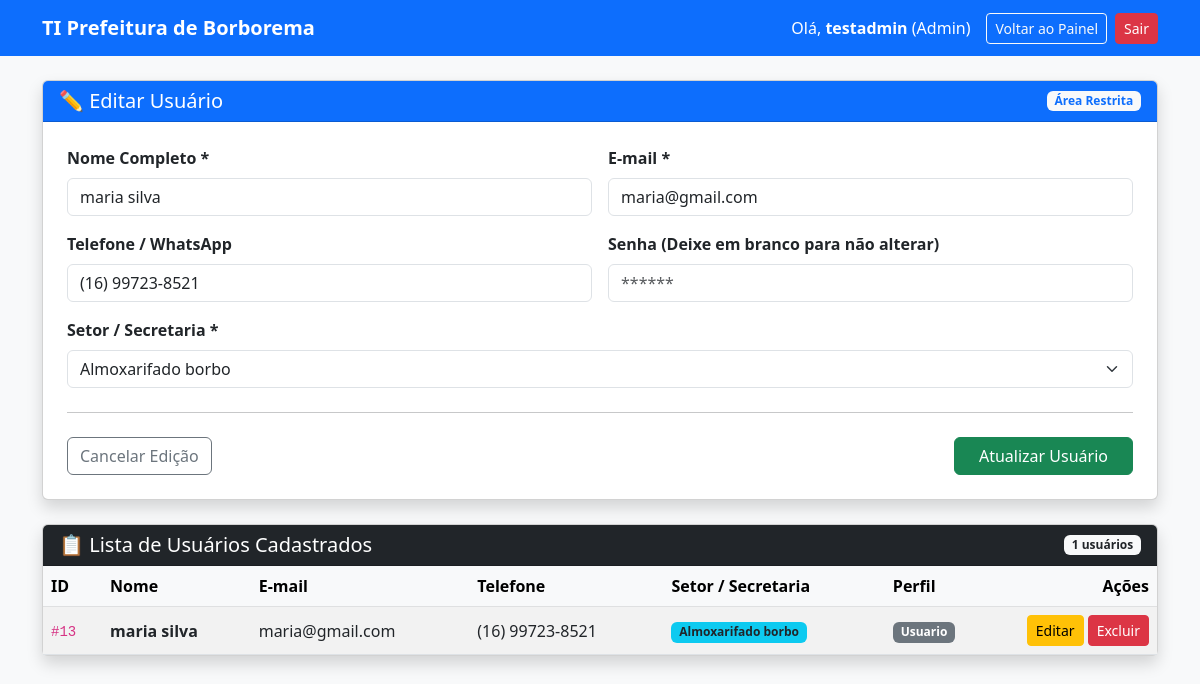
Page /suporte/cadastro_usuario.php?editar=13 (signed in) on the committed database.
### tables this page shows
CREATE TABLE `usuarios` (
  `id` int(11) NOT NULL,
  `nome` varchar(100) NOT NULL,
  `email` varchar(100) NOT NULL,
  `senha` varchar(255) NOT NULL,
  `cpf` varchar(14) DEFAULT NULL,
  `telefone` varchar(20) DEFAULT NULL,
  `perfil` enum('admin','tecnico','usuario') NOT NULL DEFAULT 'usuario',
  `setor_id` int(11) DEFAULT NULL,
  `ativo` tinyint(1) DEFAULT 1,
  `criado_em` timestamp NOT NULL DEFAULT current_timestamp(),
  `atualizado_em` timestamp NOT NULL DEFAULT current_timestamp() ON UPDATE current_timestamp()
);

CREATE TABLE `secretarias_setores` (
  `id` int(11) NOT NULL,
  `nome` varchar(100) NOT NULL,
  `sigla` varchar(20) NOT NULL,
  `ativo` tinyint(1) DEFAULT 1,
  `criado_em` timestamp NOT NULL DEFAULT current_timestamp()
);

### suporte/cadastro_usuario.php (the view, shortened to what this page needs)
<?php
require_once __DIR__ . '/../config/conexao.php';
$idEdicao       = null;
$nomeEdicao     = '';
$emailEdicao    = '';
$telefoneEdicao = '';
$setorEdicao    = '';
if (isset($_GET['editar'])) {
    $idEdicao = intval($_GET['editar']);
    $stmtEdit = $pdo->prepare("SELECT * FROM usuarios WHERE id = :id");
    $stmtEdit->execute(['id' => $idEdicao]);
    $userEdit = $stmtEdit->fetch(PDO::FETCH_ASSOC);
    if ($userEdit) {
        $nomeEdicao     = $userEdit['nome'];
        $emailEdicao    = $userEdit['email'];
        $telefoneEdicao = $userEdit['telefone'];
        $setorEdicao    = $userEdit['setor_id'];
    }
}
try {
    $stmtSetores = $pdo->query("SELECT id, nome FROM secretarias_setores ORDER BY nome ASC");
    $setores = $stmtSetores->fetchAll(PDO::FETCH_ASSOC);
            $sqlUsuarios = "SELECT u.id, u.nome, u.email, u.telefone, u.perfil, s.nome AS setor_nome
                FROM usuarios u
                LEFT JOIN secretarias_setores s ON u.setor_id = s.id
                WHERE u.id != 1
                ORDER BY u.id DESC";
                $stmtUsuarios = $pdo->query($sqlUsuarios);
                $usuarios = $stmtUsuarios->fetchAll(PDO::FETCH_ASSOC);
} catch (PDOException $e) {
    $setores = [];
    $usuarios = [];
}
?>
<!DOCTYPE html>
<html lang="pt-BR">
<head>
    <link href="https://cdn.jsdelivr.net/npm/bootstrap@5.3.0/dist/css/bootstrap.min.css" rel="stylesheet">
</head>
<body class="bg-light">
    <nav class="navbar navbar-expand-lg navbar-dark bg-primary mb-4">
        <div class="container">
            <a class="navbar-brand fw-bold" href="/helpdesk_prefeitura/account/painel.php">TI Prefeitura de Borborema</a>
            <div class="d-flex align-items-center text-white">
                <span class="me-3">Olá, <strong><?= htmlspecialchars($_SESSION['usuario_nome']) ?></strong> (<?= ucfirst($_SESSION['usuario_perfil']) ?>)</span>
                <a href="/helpdesk_prefeitura/account/painel.php" class="btn btn-outline-light btn-sm me-2">Voltar ao Painel</a>
                <a href="/helpdesk_prefeitura/account/logout.php" class="btn btn-danger btn-sm">Sair</a>
            </div>
        </div>
    </nav>
    <div class="container mb-5">
        <div class="card shadow mb-4">
            <div class="card-header bg-primary text-white d-flex justify-content-between align-items-center">
                <h5 class="mb-0"><?= $idEdicao ? '✏️ Editar Usuário' : '👤 Cadastrar Novo Usuário / Servidor' ?></h5>
                <span class="badge bg-light text-primary">Área Restrita</span>
            </div>
            <div class="card-body p-4">
                <form action="cadastro_usuario.php" method="POST">
                    <div class="row g-3">
                        <div class="col-md-6">
                            <label for="nome" class="form-label fw-bold">Nome Completo *</label>
                            <input type="text" name="nome" id="nome" class="form-control" required placeholder="Ex: João da Silva" value="<?= htmlspecialchars($nomeEdicao) ?>">
                        </div>
                        <div class="col-md-6">
                            <label for="email" class="form-label fw-bold">E-mail *</label>
                            <input type="email" name="email" id="email" class="form-control" required placeholder="joao@borborema.sp.gov.br" value="<?= htmlspecialchars($emailEdicao) ?>">
                        </div>
                        <div class="col-md-6">
                            <label for="telefone" class="form-label fw-bold">Telefone / WhatsApp</label>
                            <input type="text" name="telefone" id="telefone" class="form-control" placeholder="(16) 99999-9999" value="<?= htmlspecialchars($telefoneEdicao) ?>">
                        </div>
                        <div class="col-md-6">
                            <label for="senha" class="form-label fw-bold">Senha <?= $idEdicao ? '(Deixe em branco para não alterar)' : '*' ?></label>
                            <input type="password" name="senha" id="senha" class="form-control" <?= $idEdicao ? '' : 'required' ?> placeholder="******">
                        </div>
                        <div class="col-md-12">
                            <label for="setor_id" class="form-label fw-bold">Setor / Secretaria *</label>
                            <select name="setor_id" id="setor_id" class="form-select" required>
                                <?php foreach ($setores as $setor): ?>
                                    <option value="<?= $setor['id'] ?>" <?= $setorEdicao == $setor['id'] ? 'selected' : '' ?>>
                                        <?= htmlspecialchars($setor['nome']) ?>
                                    </option>
                                <?php endforeach; ?>
                            </select>
                        </div>
                    </div>
                    <hr class="my-4">
                    <div class="d-flex justify-content-between">
                        <?php if ($idEdicao): ?>
                            <a href="cadastro_usuario.php" class="btn btn-outline-secondary">Cancelar Edição</a>
                        <?php else: ?>
                            <a href="/helpdesk_prefeitura/account/painel.php" class="btn btn-outline-secondary">Cancelar</a>
                        <?php endif; ?>
                        <button type="submit" class="btn btn-success px-4">
                            <?= $idEdicao ? 'Atualizar Usuário' : 'Cadastrar Usuário' ?>
                        </button>
                    </div>
                </form>
            </div>
        </div>
        <div class="card shadow">
            <div class="card-header bg-dark text-white d-flex justify-content-between align-items-center">
                <h5 class="mb-0">📋 Lista de Usuários Cadastrados</h5>
                <span class="badge bg-light text-dark"><?= count($usuarios) ?> usuários</span>
            </div>
            <div class="card-body p-0">
                <?php if (empty($usuarios)): ?>
                    <div class="p-4 text-center text-muted">Nenhum usuário cadastrado até o momento.</div>
                <?php else: ?>
                    <div class="table-responsive">
                        <table class="table table-hover table-striped mb-0 align-middle">
                            <thead class="table-light">
                                <tr>
                                    <th>ID</th>
                                    <th>Nome</th>
                                    <th>E-mail</th>
                                    <th>Telefone</th>
                                    <th>Setor / Secretaria</th>
                                    <th>Perfil</th>
                                    <th class="text-end" style="width: 160px;">Ações</th>
                                </tr>
                            </thead>
                            <tbody>
                                <?php foreach ($usuarios as $user): ?>
                                    <tr>
                                        <td><code>#<?= $user['id'] ?></code></td>
                                        <td><strong><?= htmlspecialchars($user['nome']) ?></strong></td>
                                        <td><?= htmlspecialchars($user['email']) ?></td>
                                        <td><?= htmlspecialchars($user['telefone'] ?: '-') ?></td>
                                        <td>
                                            <span class="badge bg-info text-dark">
                                                <?= htmlspecialchars($user['setor_nome'] ?: 'Sem Setor') ?>
                                            </span>
                                        </td>
                                        <td>
                                            <span class="badge bg-<?= $user['perfil'] === 'admin' ? 'danger' : ($user['perfil'] === 'tecnico' ? 'warning text-dark' : 'secondary') ?>">
                                                <?= ucfirst($user['perfil']) ?>
                                            </span>
                                        </td>
                                  <td class="text-end">
    <a href="cadastro_usuario.php?editar=<?= $user['id'] ?>" class="btn btn-sm btn-warning">Editar</a>
    <?php if ((int)$user['id'] === 1): ?>
        <span class="badge bg-secondary p-2" title="Esta conta é protegida pelo sistema">🔒 Protegido</span>
    <?php else: ?>
        <a href="cadastro_usuario.php?excluir=<?= $user['id'] ?>"
           class="btn btn-sm btn-danger"
           onclick="return confirm('Tem certeza que deseja excluir o usuário <?= htmlspecialchars($user['nome']) ?>?');">
            Excluir
        </a>
    <?php endif; ?>
</td>
                                    </tr>
                                <?php endforeach; ?>
                            </tbody>
                        </table>
                    </div>
                <?php endif; ?>
            </div>
        </div>
    </div>
</body>
</html>

### rows in the picture
usuarios: nome "maria silva", email "maria@gmail.com", telefone "(16) 99723-8521", setor_id "Almoxarifado borbo", id "13", setor.nome "Almoxarifado borbo", perfil "Usuario"

### other values in the picture
$_SESSION['usuario_nome'] "testadmin"
$_SESSION['usuario_perfil'] "Admin"
count($usuarios) "1"
